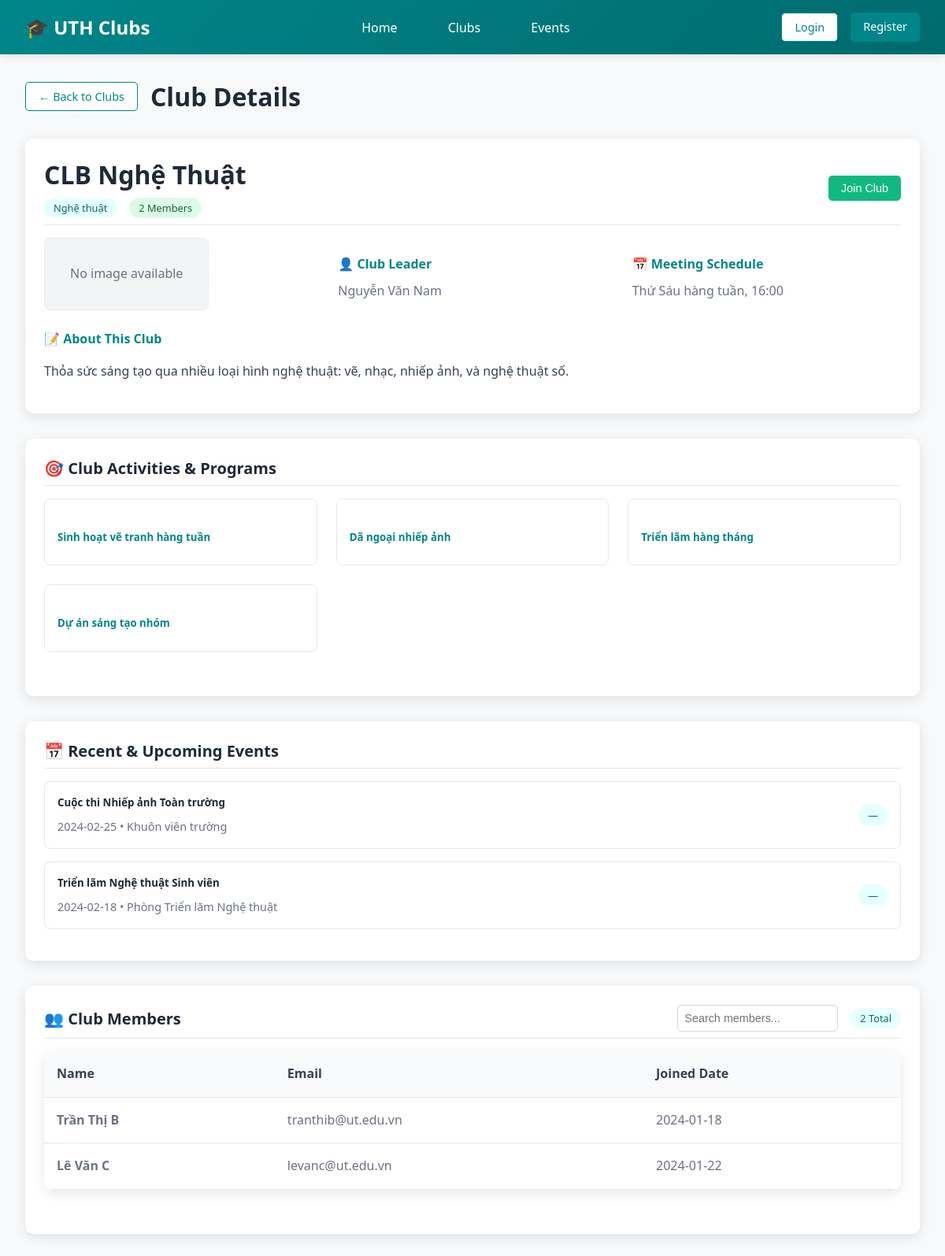
Page /?section=clubDetails&club_id=2 on the committed database.
### tables this page shows
CREATE TABLE clubs (
  id INT AUTO_INCREMENT PRIMARY KEY,
  name VARCHAR(100) NOT NULL,
  description TEXT,
  category VARCHAR(50),
  leader_id INT,
  activities TEXT,
  schedule_meeting VARCHAR(255),
  club_image VARCHAR(255),
  created_at TIMESTAMP DEFAULT CURRENT_TIMESTAMP,
  FOREIGN KEY (leader_id) REFERENCES users(id)
);

CREATE TABLE users (
    id INT PRIMARY KEY AUTO_INCREMENT,
    name VARCHAR(100) NOT NULL,
    email VARCHAR(100) UNIQUE NOT NULL,
    student_id VARCHAR(20) UNIQUE,
    password VARCHAR(255) NOT NULL,
    role ENUM('student', 'admin') DEFAULT 'student',
    email_verified BOOLEAN DEFAULT FALSE,
    verification_token VARCHAR(255),
    created_at TIMESTAMP DEFAULT CURRENT_TIMESTAMP
);

CREATE TABLE events (
  id INT AUTO_INCREMENT PRIMARY KEY,
  club_id INT,
  name VARCHAR(100),
  date DATE,
  location VARCHAR(255),
  max_participants INT,
  description TEXT,
  event_image VARCHAR(255),
  FOREIGN KEY (club_id) REFERENCES clubs(id)
);

CREATE TABLE club_members (
  id INT AUTO_INCREMENT PRIMARY KEY,
  club_id INT,
  user_id INT,
  joined_date DATE DEFAULT (CURRENT_DATE),
  FOREIGN KEY (club_id) REFERENCES clubs(id),
  FOREIGN KEY (user_id) REFERENCES users(id)
);

### index.php (called while the page is built, shortened)
<?php
$activeSection = isset($_GET['section']) ? $_GET['section'] : 'home';
include 'includes/header.php';
?>
<?php include 'pages/events.php'; ?>
<?php include 'pages/club-details.php'; ?>
<?php include 'includes/footer.php'; ?>

### pages/club-details.php (shortened to what this page needs)
<?php
$clubDetails = null;
$clubMembers = [];
$clubEvents = [];
if (!empty($activeClubId)) {
    try {
        $cdStmt = $pdo->prepare("SELECT c.*, u.name AS leader_name, u.email AS leader_email,
                                        (SELECT COUNT(*) FROM club_members cm WHERE cm.club_id = c.id) AS member_count
                                 FROM clubs c
                                 LEFT JOIN users u ON u.id = c.leader_id
                                 WHERE c.id = ?");
        $cdStmt->execute([$activeClubId]);
        $clubDetails = $cdStmt->fetch(PDO::FETCH_ASSOC) ?: null;
    } catch (Exception $e) {}
    try {
        $memStmt = $pdo->prepare("SELECT u.name, u.email, cm.joined_date
                                   FROM club_members cm
                                   JOIN users u ON u.id = cm.user_id
                                   WHERE cm.club_id = ?");
        $memStmt->execute([$activeClubId]);
        $clubMembers = $memStmt->fetchAll(PDO::FETCH_ASSOC);
    } catch (Exception $e) {}
    try {
        $evStmt = $pdo->prepare("SELECT id, name, date, location FROM events WHERE club_id = ? ORDER BY date DESC LIMIT 5");
        $evStmt->execute([$activeClubId]);
        $clubEvents = $evStmt->fetchAll(PDO::FETCH_ASSOC);
    } catch (Exception $e) {}
}
?>
<div id="clubDetails" class="section<?php echo ($activeSection === 'clubDetails') ? ' active' : ''; ?>">
    <div class="container">
        <div style="display: flex; align-items: center; gap: 1rem; margin-bottom: 2rem;">
            <a class="btn btn-secondary" href="?section=clubs">← Back to Clubs</a>
            <h1 id="clubDetailsTitle" style="margin: 0; color: #1f2937;">Club Details</h1>
        </div>
        <div id="clubDetailsContent">
            <div class="card" style="margin-bottom: 2rem;">
                <div class="card-header">
                    <div style="display: flex; justify-content: space-between; align-items: center; width: 100%;">
                        <div>
                            <div class="card-title" id="clubDetailName" style="font-size: 2rem; margin-bottom: 0.5rem;">
                                <?php echo $clubDetails ? htmlspecialchars($clubDetails['name']) : 'Select a club'; ?>
                            </div>
                            <div style="display: flex; gap: 1rem; align-items: center;">
                                <span class="badge badge-info" id="clubDetailCategory"><?php echo $clubDetails ? htmlspecialchars(ucfirst($clubDetails['category'])) : ''; ?></span>
                                <span class="badge badge-success" id="clubDetailMemberCount"><?php echo $clubDetails ? (int)$clubDetails['member_count'] . ' Members' : ''; ?></span>
                            </div>
                        </div>
                        <?php if ($clubDetails): ?>
                        <button class="btn btn-success" onclick="joinClubFromDetails()" id="joinClubBtn">Join Club</button>
                        <?php endif; ?>
                    </div>
                </div>
                <div class="card-content">
                    <div style="display: grid; grid-template-columns: repeat(auto-fit, minmax(250px, 1fr)); gap: 2rem; margin-bottom: 1.5rem;">
                        <div style="display:flex; align-items:flex-start; gap:1rem;">
                            <?php if ($clubDetails && !empty($clubDetails['club_image'])): ?>
                                <?php
                                    $imgFile = basename($clubDetails['club_image']);
                                    $imgPath = 'uploads/clubs/' . $imgFile;
                                ?>
                                <div style="max-width:280px;">
                                    <img src="<?php echo htmlspecialchars($imgPath); ?>" alt="<?php echo htmlspecialchars($clubDetails['name'] ?? 'Club image'); ?>" style="width:100%; height:auto; border-radius:8px; object-fit:cover; border:1px solid #e5e7eb;">
                                </div>
                            <?php else: ?>
                                <div style="max-width:280px;">
                                    <div style="width:100%; padding:2rem; border-radius:8px; background:#f3f4f6; text-align:center; color:#6b7280; border:1px dashed #e5e7eb;">No image available</div>
                                </div>
                            <?php endif; ?>
                        </div>
                        <div>
                            <h4 style="color: #008689; margin-bottom: 0.5rem;">👤 Club Leader</h4>
                            <p id="clubDetailLeader" style="margin: 0; font-weight: 500;">
                                <?php echo $clubDetails ? htmlspecialchars($clubDetails['leader_name'] ?: 'N/A') : ''; ?>
                            </p>
                        </div>
                        <div>
                            <h4 style="color: #008689; margin-bottom: 0.5rem;">📅 Meeting Schedule</h4>
                            <p id="clubDetailSchedule" style="margin: 0;">
                                <?php echo $clubDetails ? htmlspecialchars($clubDetails['schedule_meeting'] ?: '') : ''; ?>
                            </p>
                        </div>
                    </div>
                    <div>
                        <h4 style="color: #008689; margin-bottom: 1rem;">📝 About This Club</h4>
                        <p id="clubDetailDescription" style="line-height: 1.6; color: #374151;">
                            <?php echo $clubDetails ? nl2br(htmlspecialchars($clubDetails['description'])) : 'Please choose a club from the list.'; ?>
                        </p>
                    </div>
                </div>
            </div>
            <div class="card" style="margin-bottom: 2rem;">
                <div class="card-header">
                    <div class="card-title">🎯 Club Activities & Programs</div>
                </div>
                <div class="card-content">
                    <div class="card-grid" id="clubActivities">
                        <?php if ($clubDetails && !empty($clubDetails['activities'])): ?>
                            <?php foreach (explode(',', $clubDetails['activities']) as $activity): ?>
                            <div style="padding: 1rem; border: 1px solid #e5e7eb; border-radius: 8px;">
                                <h5 style="color: #008689; margin-bottom: 0.5rem;"><?php echo htmlspecialchars(trim($activity)); ?></h5>
                            </div>
                            <?php endforeach; ?>
                        <?php else: ?>
                            <div>No activities listed.</div>
                        <?php endif; ?>
                    </div>
                </div>
            </div>
            <div class="card" style="margin-bottom: 2rem;">
                <div class="card-header">
                    <div class="card-title">📅 Recent & Upcoming Events</div>
                </div>
                <div class="card-content">
                    <div id="clubEvents">
                        <?php foreach ($clubEvents as $cev): ?>
                        <div style="display: flex; justify-content: space-between; align-items: center; padding: 1rem; border: 1px solid #e5e7eb; border-radius: 8px; margin-bottom: 1rem;">
                            <div>
                                <h5 style="margin: 0 0 0.5rem 0; color: #1f2937;"><?php echo htmlspecialchars($cev['name']); ?></h5>
                                <p style="margin: 0; color: #6b7280; font-size: 0.9rem;"><?php echo htmlspecialchars($cev['date']); ?> • <?php echo htmlspecialchars($cev['location']); ?></p>
                            </div>
                            <span class="badge badge-info">—</span>
                        </div>
                        <?php endforeach; ?>
                    </div>
                </div>
            </div>
            <div class="card">
                <div class="card-header">
                    <div style="display: flex; justify-content: space-between; align-items: center; width: 100%;">
                        <div class="card-title">👥 Club Members</div>
                        <div style="display: flex; gap: 1rem; align-items: center;">
                            <input type="text" placeholder="Search members..." id="memberSearch" onkeyup="filterMembers()" style="padding: 0.5rem; border: 1px solid #d1d5db; border-radius: 5px; font-size: 0.9rem;">
                            <span class="badge badge-info" id="memberCountBadge"><?php echo $clubDetails ? count($clubMembers) . ' Total' : '0 Total'; ?></span>
                        </div>
                    </div>
                </div>
                <div class="card-content">
                    <div class="table-container">
                        <table>
                            <thead>
                                <tr>
                                    <th>Name</th>
                                    <th>Email</th>
                                    <th>Joined Date</th>
                                </tr>
                            </thead>
                            <tbody id="membersTableBody">
                                <?php foreach ($clubMembers as $m): ?>
                                <tr>
                                    <td><strong><?php echo htmlspecialchars($m['name']); ?></strong></td>
                                    <td><?php echo htmlspecialchars($m['email']); ?></td>
                                    <td><?php echo htmlspecialchars($m['joined_date']); ?></td>
                                </tr>
                                <?php endforeach; ?>
                            </tbody>
                        </table>
                    </div>
                </div>
            </div>
        </div>
    </div>
</div>

### assets/css/styles.css (style rules this page uses)
body { box-sizing: border-box; margin: 0; padding: 0; font-family: 'Segoe UI', Tahoma, Geneva, Verdana, sans-serif; background-color: #f8f9fa; color: #333; }
* { box-sizing: border-box; }
.btn { padding: 0.5rem 1rem; border: none; border-radius: 5px; cursor: pointer; font-size: 0.9rem; transition: all 0.3s; text-decoration: none; display: inline-block; text-align: center; }
.btn-secondary { background-color: white; color: #008689; border: 1px solid #008689; }
.btn-success { background-color: #10b981; color: white; }
.container { max-width: 1200px; margin: 0 auto; padding: 2rem; }
.card { background: white; border-radius: 10px; box-shadow: 0 4px 15px rgba(0,0,0,0.1); padding: 1.5rem; margin-bottom: 1.5rem; transition: transform 0.3s, box-shadow 0.3s; }
.card-grid { display: grid; grid-template-columns: repeat(auto-fit, minmax(300px, 1fr)); gap: 1.5rem; margin-bottom: 2rem; }
.card-header { display: flex; justify-content: space-between; align-items: center; margin-bottom: 1rem; padding-bottom: 0.5rem; border-bottom: 1px solid #e5e7eb; }
.card-title { font-size: 1.25rem; font-weight: 600; color: #1f2937; }
.card-content { color: #6b7280; line-height: 1.6; }
.table-container { background: white; border-radius: 10px; box-shadow: 0 4px 15px rgba(0,0,0,0.1); overflow: hidden; margin-bottom: 2rem; }
table { width: 100%; border-collapse: collapse; }
th, td { padding: 1rem; text-align: left; border-bottom: 1px solid #e5e7eb; }
th { background-color: #f8fafc; font-weight: 600; color: #374151; }
.badge { display: inline-block; padding: 0.25rem 0.75rem; border-radius: 20px; font-size: 0.8rem; font-weight: 500; }
.badge-success { background-color: #dcfce7; color: #166534; }
.badge-info { background-color: #e6ffff; color: #006b6e; }
.section { display: none; }
.section.active { display: block; }

### rows in the picture
clubs: name "CLB Nghệ Thuật", category "Nghệ thuật", leader.name "Nguyễn Văn Nam", schedule_meeting "Thứ Sáu hàng tuần, 16:00", description "Thỏa sức sáng tạo qua nhiều loại hình nghệ thuật: vẽ, nhạc, nhiếp ảnh, và nghệ thuật số.", activities "Sinh hoạt vẽ tranh hàng tuần", activities "Dã ngoại nhiếp ảnh", activities "Triển lãm hàng tháng", activities "Dự án sáng tạo nhóm"
events: name "Cuộc thi Nhiếp ảnh Toàn trường", date "2024-02-25", location "Khuôn viên trường"
events: name "Triển lãm Nghệ thuật Sinh viên", date "2024-02-18", location "Phòng Triển lãm Nghệ thuật"
club_members: user.name "Trần Thị B", user.email "tranthib@ut.edu.vn", joined_date "2024-01-18"
club_members: user.name "Lê Văn C", user.email "levanc@ut.edu.vn", joined_date "2024-01-22"

### other values in the picture
$clubDetails['member_count'] "2"
count($clubMembers) "2"
